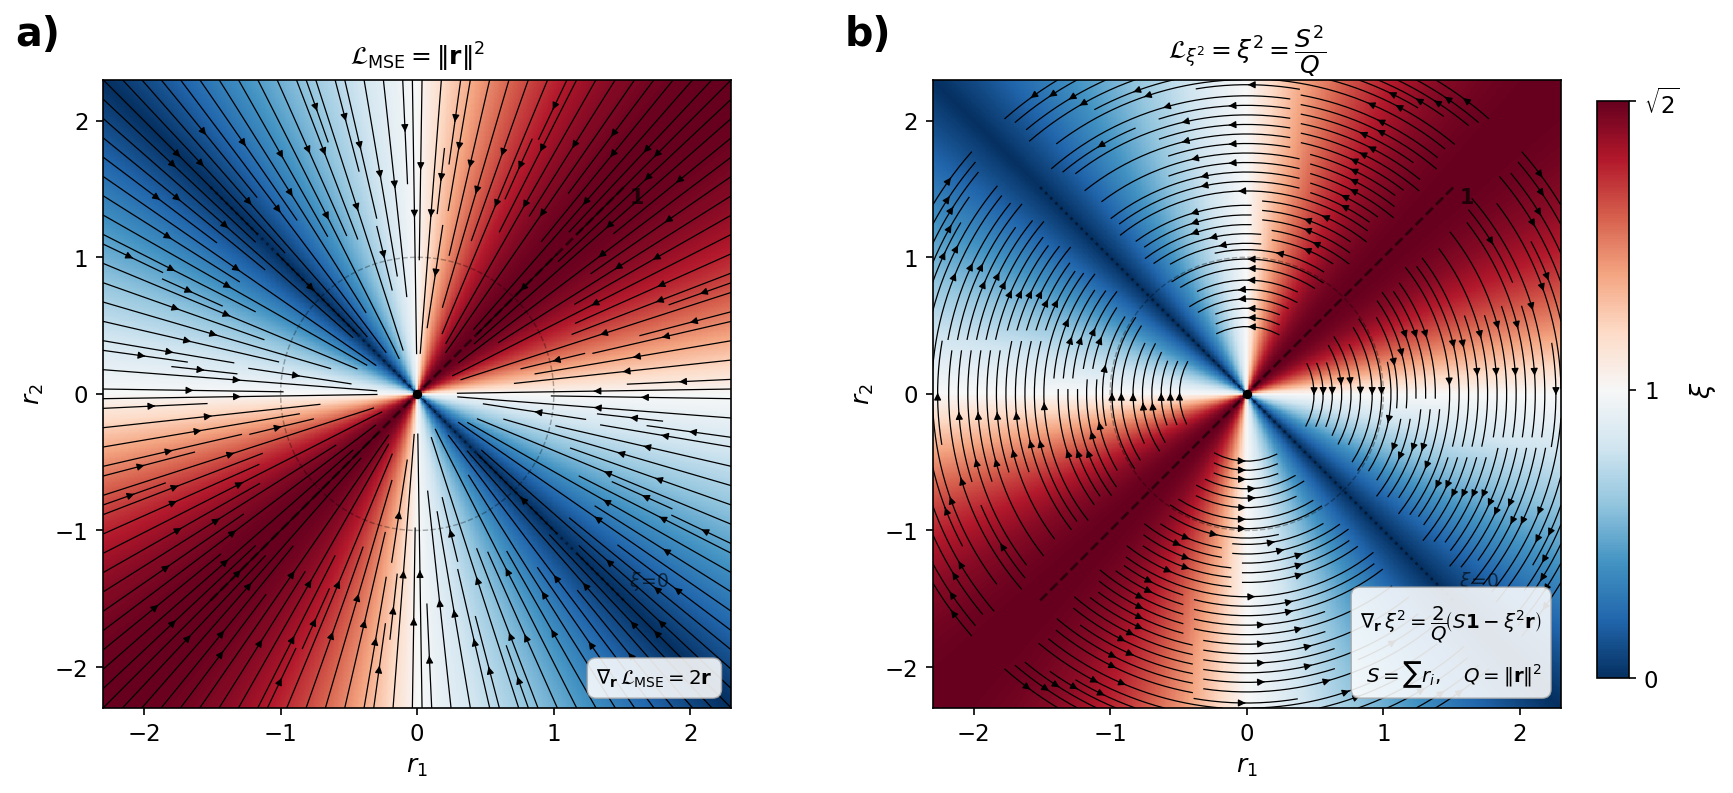

Write the Python code that produced this figure.
"""
figure5_gradient_fields.py
--------------------------
Figure 5: Gradient field comparison in 2D residual space (N=2).

  (a) -∇MSE   = -2r          — purely radial,     collapses toward origin
  (b) -∇ξ²   = -(2/Q)(S1-ξ²r) — purely tangential, rotates toward ξ = 0

Background in both panels: ξ heatmap (RdBu_r / TwoSlopeNorm),
consistent with Figures 1–3.
"""

import numpy as np
import matplotlib
matplotlib.use("Agg")
import matplotlib.pyplot as plt
from matplotlib.colors import TwoSlopeNorm

# ── Appearance ────────────────────────────────────────────────────────────────
plt.rcParams.update({
    'font.family': 'sans-serif',
    'font.size':   11,
    'axes.linewidth': 0.8,
})

CMAP   = 'RdBu_r'
SQ2    = np.sqrt(2)
EXTENT = 2.3
norm   = TwoSlopeNorm(vmin=0, vcenter=1.0, vmax=SQ2)

# ── Background: ξ on a fine grid ─────────────────────────────────────────────
NF = 500
xf = np.linspace(-EXTENT, EXTENT, NF)
yf = np.linspace(-EXTENT, EXTENT, NF)
R1f, R2f = np.meshgrid(xf, yf)
Qf  = R1f**2 + R2f**2
xi_bg = np.where(Qf > 1e-8, np.abs(R1f + R2f) / np.sqrt(Qf), 0.0)

# ── Stream grid ───────────────────────────────────────────────────────────────
NS = 28
xs = np.linspace(-EXTENT, EXTENT, NS)
ys = np.linspace(-EXTENT, EXTENT, NS)
R1s, R2s = np.meshgrid(xs, ys)
Ss  = R1s + R2s
Qs  = R1s**2 + R2s**2
near_orig = Qs < 0.07

# (a) -∇MSE = -2r
U_mse = np.where(~near_orig, -2.0 * R1s, np.nan)
V_mse = np.where(~near_orig, -2.0 * R2s, np.nan)

# (b) -∇ξ²
_Q    = np.where(Qs > 1e-8, Qs, 1.0)
xi2s  = np.where(Qs > 1e-8, Ss**2 / _Q, 0.0)
U_xi2 = np.where(~near_orig, -(2.0/_Q) * (Ss - xi2s * R1s), np.nan)
V_xi2 = np.where(~near_orig, -(2.0/_Q) * (Ss - xi2s * R2s), np.nan)

def _unit(U, V):
    """Normalise to unit vectors; NaN where undefined."""
    mag = np.sqrt(U**2 + V**2)
    mag = np.where(mag < 1e-8, np.nan, mag)
    return U / mag, V / mag

# ── Figure ────────────────────────────────────────────────────────────────────
fig, axes = plt.subplots(1, 2, figsize=(12, 5.5))
fig.subplots_adjust(left=0.07, right=0.88, wspace=0.32)

ext = EXTENT * 0.93   # reference-line extent
theta_c = np.linspace(0, 2 * np.pi, 400)

panels = [
    (axes[0], U_mse,  V_mse,  'a)',
     r'$\mathcal{L}_\mathrm{MSE} = \|\mathbf{r}\|^2$',
     r'$\nabla_\mathbf{r}\,\mathcal{L}_\mathrm{MSE} = 2\mathbf{r}$'),
    (axes[1], U_xi2,  V_xi2,  'b)',
     r'$\mathcal{L}_{\xi^2} = \xi^2 = \dfrac{S^2}{Q}$',
     (r'$\nabla_\mathbf{r}\,\xi^2 = \dfrac{2}{Q}'
      r'\!\left(S\mathbf{1} - \xi^2\mathbf{r}\right)$'
      '\n'
      r'$S = \sum r_i,\quad Q = \|\mathbf{r}\|^2$')),
]

for ax, U, V, panel_lbl, title_str, eq_str in panels:

    # ── ξ background ─────────────────────────────────────────────────────────
    ax.pcolormesh(xf, yf, xi_bg, cmap=CMAP, norm=norm,
                  rasterized=True, zorder=0)

    # ── Streamplot (unit-normalised direction) ────────────────────────────────
    Un, Vn = _unit(U, V)
    ax.streamplot(xs, ys, Un, Vn,
                  color='black', linewidth=0.6,
                  density=2.2, arrowsize=0.7, zorder=3)

    # ── Reference lines ───────────────────────────────────────────────────────
    # Aggregation direction 1 = (1,1)/√2  (ξ maximum)
    ax.plot([-ext/SQ2, ext/SQ2], [-ext/SQ2, ext/SQ2],
            '--', color='k', lw=1.3, alpha=0.55, zorder=2)
    ax.text(ext/SQ2 + 0.04, ext/SQ2 - 0.12, r'$\mathbf{1}$',
            fontsize=10, color='k', alpha=0.7)

    # ξ = 0 line  (1,-1)/√2
    ax.plot([-ext/SQ2, ext/SQ2], [ext/SQ2, -ext/SQ2],
            ':', color='k', lw=1.3, alpha=0.45, zorder=2)
    ax.text(ext/SQ2 + 0.04, -ext/SQ2 + 0.10, r'$\xi\!=\!0$',
            fontsize=9, color='k', alpha=0.6)

    # ξ = 1 circle
    ax.plot(np.cos(theta_c), np.sin(theta_c),
            '--', color='k', lw=0.7, alpha=0.3, zorder=2)

    # origin dot
    ax.plot(0, 0, 'ko', ms=3.5, zorder=5)

    # ── Labels / equations ────────────────────────────────────────────────────
    ax.text(-0.14, 1.04, panel_lbl, transform=ax.transAxes,
            fontsize=19, fontweight='bold', va='bottom')
    ax.set_title(title_str, fontsize=12, pad=7)

    ax.text(0.97, 0.03, eq_str,
            transform=ax.transAxes,
            fontsize=9.5, va='bottom', ha='right', linespacing=1.6,
            bbox=dict(boxstyle='round,pad=0.45', fc='white',
                      alpha=0.88, ec='#aaaaaa', lw=0.7))

    # ── Axes ──────────────────────────────────────────────────────────────────
    ax.set_xlim(-EXTENT, EXTENT)
    ax.set_ylim(-EXTENT, EXTENT)
    ax.set_aspect('equal')
    ax.set_xticks([-2, -1, 0, 1, 2])
    ax.set_yticks([-2, -1, 0, 1, 2])
    ax.set_xlabel(r'$r_1$', fontsize=12)
    ax.set_ylabel(r'$r_2$', fontsize=12)
    ax.tick_params(top=False, right=False)

# ── Shared colorbar ───────────────────────────────────────────────────────────
cbar_ax = fig.add_axes([0.90, 0.15, 0.018, 0.70])
sm = plt.cm.ScalarMappable(cmap=CMAP, norm=norm)
sm.set_array([])
cbar = fig.colorbar(sm, cax=cbar_ax)
cbar.set_label(r'$\xi$', fontsize=13)
cbar.set_ticks([0, 1, SQ2])
cbar.set_ticklabels(['0', '1', r'$\sqrt{2}$'])

plt.savefig('figure5_gradient_fields.png', dpi=150, bbox_inches='tight')
print('Saved → figure5_gradient_fields.png')
